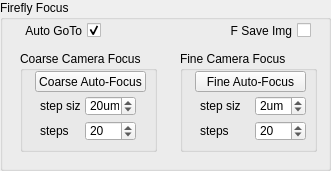
     <widget class="QGroupBox" name="groupBox_18">
      <property name="geometry">
       <rect>
        <x>270</x>
        <y>230</y>
        <width>331</width>
        <height>171</height>
       </rect>
      </property>
      <property name="title">
       <string>Firefly Focus</string>
      </property>
      <widget class="QCheckBox" name="AF_save_images_checkBox">
       <property name="enabled">
        <bool>true</bool>
       </property>
       <property name="geometry">
        <rect>
         <x>230</x>
         <y>20</y>
         <width>81</width>
         <height>21</height>
        </rect>
       </property>
       <property name="whatsThis">
        <string>displays lever detection images as popups</string>
       </property>
       <property name="layoutDirection">
        <enum>Qt::RightToLeft</enum>
       </property>
       <property name="text">
        <string notr="true">AF Save Img</string>
       </property>
       <property name="checked">
        <bool>false</bool>
       </property>
      </widget>
      <widget class="QCheckBox" name="AF_goToFocus_checkBox">
       <property name="enabled">
        <bool>true</bool>
       </property>
       <property name="geometry">
        <rect>
         <x>20</x>
         <y>20</y>
         <width>81</width>
         <height>21</height>
        </rect>
       </property>
       <property name="whatsThis">
        <string>displays lever detection images as popups</string>
       </property>
       <property name="layoutDirection">
        <enum>Qt::RightToLeft</enum>
       </property>
       <property name="text">
        <string notr="true">Auto GoTo</string>
       </property>
       <property name="checked">
        <bool>true</bool>
       </property>
      </widget>
      <widget class="QGroupBox" name="groupBox_23">
       <property name="geometry">
        <rect>
         <x>180</x>
         <y>51</y>
         <width>137</width>
         <height>101</height>
        </rect>
       </property>
       <property name="title">
        <string>Fine Camera Focus</string>
       </property>
       <widget class="QPushButton" name="AutoFocus_Fine_pushButton">
        <property name="geometry">
         <rect>
          <x>15</x>
          <y>20</y>
          <width>111</width>
          <height>21</height>
         </rect>
        </property>
        <property name="text">
         <string>Fine Auto-Focus</string>
        </property>
       </widget>
       <widget class="QDoubleSpinBox" name="AutoFocus_Fine_steps_doubleSpinBox">
        <property name="geometry">
         <rect>
          <x>75</x>
          <y>70</y>
          <width>51</width>
          <height>20</height>
         </rect>
        </property>
        <property name="suffix">
         <string/>
        </property>
        <property name="decimals">
         <number>0</number>
        </property>
        <property name="minimum">
         <double>0.000000000000000</double>
        </property>
        <property name="maximum">
         <double>300.000000000000000</double>
        </property>
        <property name="singleStep">
         <double>1.000000000000000</double>
        </property>
        <property name="value">
         <double>20.000000000000000</double>
        </property>
       </widget>
       <widget class="QLabel" name="label_45">
        <property name="geometry">
         <rect>
          <x>20</x>
          <y>45</y>
          <width>41</width>
          <height>20</height>
         </rect>
        </property>
        <property name="text">
         <string>step size</string>
        </property>
       </widget>
       <widget class="QDoubleSpinBox" name="AutoFocus_Fine_stepsize_doubleSpinBox">
        <property name="geometry">
         <rect>
          <x>75</x>
          <y>45</y>
          <width>51</width>
          <height>20</height>
         </rect>
        </property>
        <property name="suffix">
         <string>um</string>
        </property>
        <property name="decimals">
         <number>0</number>
        </property>
        <property name="minimum">
         <double>0.000000000000000</double>
        </property>
        <property name="maximum">
         <double>100.000000000000000</double>
        </property>
        <property name="singleStep">
         <double>1.000000000000000</double>
        </property>
        <property name="value">
         <double>2.000000000000000</double>
        </property>
       </widget>
       <widget class="QLabel" name="label_46">
        <property name="geometry">
         <rect>
          <x>20</x>
          <y>70</y>
          <width>31</width>
          <height>20</height>
         </rect>
        </property>
        <property name="text">
         <string>steps</string>
        </property>
       </widget>
      </widget>
      <widget class="QGroupBox" name="groupBox_19">
       <property name="geometry">
        <rect>
         <x>20</x>
         <y>51</y>
         <width>137</width>
         <height>101</height>
        </rect>
       </property>
       <property name="title">
        <string>Coarse Camera Focus</string>
       </property>
       <widget class="QDoubleSpinBox" name="AutoFocus_Coarse_steps_doubleSpinBox">
        <property name="geometry">
         <rect>
          <x>65</x>
          <y>70</y>
          <width>51</width>
          <height>20</height>
         </rect>
        </property>
        <property name="suffix">
         <string/>
        </property>
        <property name="decimals">
         <number>0</number>
        </property>
        <property name="minimum">
         <double>0.000000000000000</double>
        </property>
        <property name="maximum">
         <double>50.000000000000000</double>
        </property>
        <property name="singleStep">
         <double>1.000000000000000</double>
        </property>
        <property name="value">
         <double>20.000000000000000</double>
        </property>
       </widget>
       <widget class="QDoubleSpinBox" name="AutoFocus_Coarse_stepsize_doubleSpinBox">
        <property name="geometry">
         <rect>
          <x>65</x>
          <y>45</y>
          <width>51</width>
          <height>20</height>
         </rect>
        </property>
        <property name="suffix">
         <string>um</string>
        </property>
        <property name="decimals">
         <number>0</number>
        </property>
        <property name="minimum">
         <double>0.000000000000000</double>
        </property>
        <property name="maximum">
         <double>100.000000000000000</double>
        </property>
        <property name="singleStep">
         <double>1.000000000000000</double>
        </property>
        <property name="value">
         <double>20.000000000000000</double>
        </property>
       </widget>
       <widget class="QPushButton" name="AutoFocus_Coarse_pushButton">
        <property name="geometry">
         <rect>
          <x>15</x>
          <y>20</y>
          <width>111</width>
          <height>21</height>
         </rect>
        </property>
        <property name="text">
         <string>Coarse Auto-Focus</string>
        </property>
       </widget>
       <widget class="QLabel" name="label_26">
        <property name="geometry">
         <rect>
          <x>20</x>
          <y>70</y>
          <width>31</width>
          <height>20</height>
         </rect>
        </property>
        <property name="text">
         <string>steps</string>
        </property>
       </widget>
       <widget class="QLabel" name="label_24">
        <property name="geometry">
         <rect>
          <x>20</x>
          <y>45</y>
          <width>41</width>
          <height>20</height>
         </rect>
        </property>
        <property name="text">
         <string>step size</string>
        </property>
       </widget>
      </widget>
     </widget>
